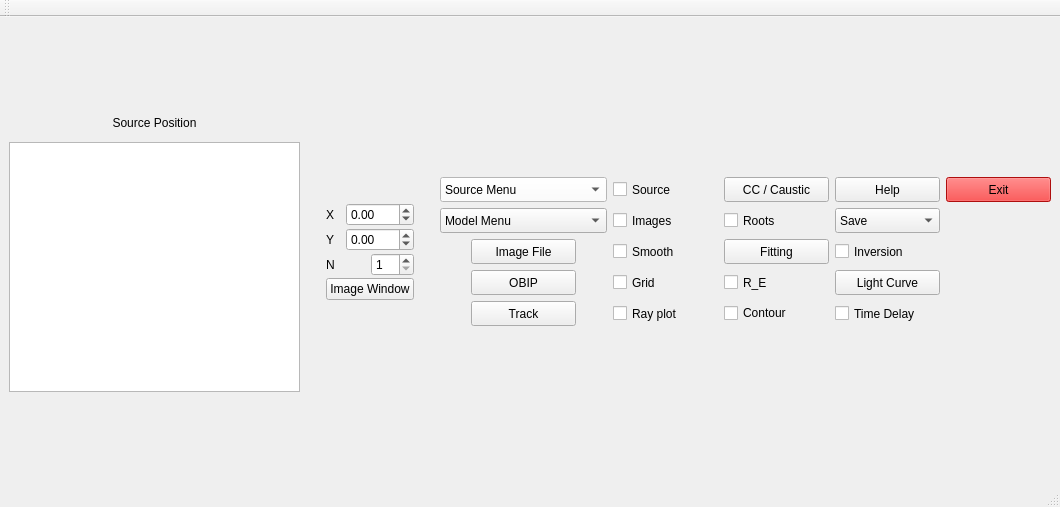
<?xml version="1.0" encoding="UTF-8"?>
<ui version="4.0">
 <class>MainWindow</class>
 <widget class="QMainWindow" name="MainWindow">
  <property name="geometry">
   <rect>
    <x>0</x>
    <y>0</y>
    <width>1060</width>
    <height>507</height>
   </rect>
  </property>
  <property name="sizePolicy">
   <sizepolicy hsizetype="Preferred" vsizetype="Preferred">
    <horstretch>0</horstretch>
    <verstretch>0</verstretch>
   </sizepolicy>
  </property>
  <property name="windowTitle">
   <string>GL Control Panel</string>
  </property>
  <widget class="QWidget" name="centralwidget">
   <layout class="QGridLayout" name="gridLayout_2">
    <item row="0" column="0">
     <layout class="QVBoxLayout" name="verticalLayout_2">
      <item>
       <spacer name="verticalSpacer_5">
        <property name="orientation">
         <enum>Qt::Vertical</enum>
        </property>
        <property name="sizeHint" stdset="0">
         <size>
          <width>20</width>
          <height>40</height>
         </size>
        </property>
       </spacer>
      </item>
      <item>
       <widget class="QLabel" name="label_4">
        <property name="sizePolicy">
         <sizepolicy hsizetype="Preferred" vsizetype="Fixed">
          <horstretch>0</horstretch>
          <verstretch>0</verstretch>
         </sizepolicy>
        </property>
        <property name="minimumSize">
         <size>
          <width>0</width>
          <height>25</height>
         </size>
        </property>
        <property name="toolTip">
         <UInt>0</UInt>
        </property>
        <property name="text">
         <string>&lt;html&gt;&lt;head/&gt;&lt;body&gt;&lt;p align=&quot;center&quot;&gt;Source Position&lt;/p&gt;&lt;/body&gt;&lt;/html&gt;</string>
        </property>
       </widget>
      </item>
      <item>
       <widget class="QGraphicsView" name="graphicsView">
        <property name="minimumSize">
         <size>
          <width>250</width>
          <height>250</height>
         </size>
        </property>
        <property name="maximumSize">
         <size>
          <width>350</width>
          <height>350</height>
         </size>
        </property>
       </widget>
      </item>
      <item>
       <spacer name="verticalSpacer_6">
        <property name="orientation">
         <enum>Qt::Vertical</enum>
        </property>
        <property name="sizeHint" stdset="0">
         <size>
          <width>20</width>
          <height>40</height>
         </size>
        </property>
       </spacer>
      </item>
     </layout>
    </item>
    <item row="0" column="1">
     <spacer name="horizontalSpacer_2">
      <property name="orientation">
       <enum>Qt::Horizontal</enum>
      </property>
      <property name="sizeType">
       <enum>QSizePolicy::Fixed</enum>
      </property>
      <property name="sizeHint" stdset="0">
       <size>
        <width>20</width>
        <height>20</height>
       </size>
      </property>
     </spacer>
    </item>
    <item row="0" column="2">
     <layout class="QHBoxLayout" name="horizontalLayout_4">
      <item>
       <layout class="QVBoxLayout" name="verticalLayout">
        <property name="spacing">
         <number>2</number>
        </property>
        <item>
         <spacer name="verticalSpacer_2">
          <property name="orientation">
           <enum>Qt::Vertical</enum>
          </property>
          <property name="sizeHint" stdset="0">
           <size>
            <width>20</width>
            <height>40</height>
           </size>
          </property>
         </spacer>
        </item>
        <item>
         <layout class="QHBoxLayout" name="horizontalLayout">
          <item>
           <widget class="QLabel" name="label">
            <property name="text">
             <string>X</string>
            </property>
           </widget>
          </item>
          <item>
           <widget class="QDoubleSpinBox" name="XSpBox">
            <property name="accelerated">
             <bool>true</bool>
            </property>
            <property name="minimum">
             <double>-999.000000000000000</double>
            </property>
            <property name="maximum">
             <double>999.000000000000000</double>
            </property>
            <property name="singleStep">
             <double>0.010000000000000</double>
            </property>
           </widget>
          </item>
         </layout>
        </item>
        <item>
         <layout class="QHBoxLayout" name="horizontalLayout_2">
          <item>
           <widget class="QLabel" name="label_2">
            <property name="text">
             <string>Y</string>
            </property>
           </widget>
          </item>
          <item>
           <widget class="QDoubleSpinBox" name="YSpBox">
            <property name="accelerated">
             <bool>true</bool>
            </property>
            <property name="minimum">
             <double>-999.000000000000000</double>
            </property>
            <property name="maximum">
             <double>999.000000000000000</double>
            </property>
            <property name="singleStep">
             <double>0.010000000000000</double>
            </property>
           </widget>
          </item>
         </layout>
        </item>
        <item>
         <layout class="QHBoxLayout" name="horizontalLayout_3">
          <item>
           <widget class="QLabel" name="label_3">
            <property name="text">
             <string>N</string>
            </property>
           </widget>
          </item>
          <item>
           <widget class="QSpinBox" name="NSpBox">
            <property name="accelerated">
             <bool>true</bool>
            </property>
            <property name="minimum">
             <number>1</number>
            </property>
            <property name="maximum">
             <number>10</number>
            </property>
           </widget>
          </item>
         </layout>
        </item>
        <item>
         <widget class="QPushButton" name="ImageWindowBtn">
          <property name="sizePolicy">
           <sizepolicy hsizetype="Fixed" vsizetype="Fixed">
            <horstretch>0</horstretch>
            <verstretch>0</verstretch>
           </sizepolicy>
          </property>
          <property name="text">
           <string>Image Window</string>
          </property>
         </widget>
        </item>
        <item>
         <spacer name="verticalSpacer">
          <property name="orientation">
           <enum>Qt::Vertical</enum>
          </property>
          <property name="sizeHint" stdset="0">
           <size>
            <width>20</width>
            <height>40</height>
           </size>
          </property>
         </spacer>
        </item>
       </layout>
      </item>
      <item>
       <spacer name="horizontalSpacer">
        <property name="orientation">
         <enum>Qt::Horizontal</enum>
        </property>
        <property name="sizeType">
         <enum>QSizePolicy::Fixed</enum>
        </property>
        <property name="sizeHint" stdset="0">
         <size>
          <width>20</width>
          <height>20</height>
         </size>
        </property>
       </spacer>
      </item>
      <item>
       <layout class="QGridLayout" name="gridLayout">
        <property name="topMargin">
         <number>25</number>
        </property>
        <property name="bottomMargin">
         <number>25</number>
        </property>
        <property name="spacing">
         <number>6</number>
        </property>
        <item row="5" column="2">
         <widget class="QCheckBox" name="ContourChkBtn">
          <property name="text">
           <string>Contour</string>
          </property>
         </widget>
        </item>
        <item row="1" column="2">
         <widget class="QPushButton" name="CausticBtn">
          <property name="sizePolicy">
           <sizepolicy hsizetype="Fixed" vsizetype="Fixed">
            <horstretch>0</horstretch>
            <verstretch>0</verstretch>
           </sizepolicy>
          </property>
          <property name="minimumSize">
           <size>
            <width>105</width>
            <height>25</height>
           </size>
          </property>
          <property name="text">
           <string>CC / Caustic</string>
          </property>
         </widget>
        </item>
        <item row="4" column="1">
         <widget class="QCheckBox" name="GridChkBtn">
          <property name="sizePolicy">
           <sizepolicy hsizetype="Fixed" vsizetype="Fixed">
            <horstretch>0</horstretch>
            <verstretch>0</verstretch>
           </sizepolicy>
          </property>
          <property name="minimumSize">
           <size>
            <width>105</width>
            <height>25</height>
           </size>
          </property>
          <property name="text">
           <string>Grid</string>
          </property>
         </widget>
        </item>
        <item row="4" column="3">
         <widget class="QPushButton" name="LightCurveBtn">
          <property name="sizePolicy">
           <sizepolicy hsizetype="Fixed" vsizetype="Fixed">
            <horstretch>0</horstretch>
            <verstretch>0</verstretch>
           </sizepolicy>
          </property>
          <property name="minimumSize">
           <size>
            <width>105</width>
            <height>25</height>
           </size>
          </property>
          <property name="text">
           <string>Light Curve</string>
          </property>
         </widget>
        </item>
        <item row="4" column="2">
         <widget class="QCheckBox" name="R_EChkBtn">
          <property name="sizePolicy">
           <sizepolicy hsizetype="Fixed" vsizetype="Fixed">
            <horstretch>0</horstretch>
            <verstretch>0</verstretch>
           </sizepolicy>
          </property>
          <property name="minimumSize">
           <size>
            <width>105</width>
            <height>25</height>
           </size>
          </property>
          <property name="text">
           <string>R_E</string>
          </property>
         </widget>
        </item>
        <item row="2" column="0">
         <widget class="QComboBox" name="ModelMenuCmBox">
          <property name="sizePolicy">
           <sizepolicy hsizetype="Fixed" vsizetype="Fixed">
            <horstretch>0</horstretch>
            <verstretch>0</verstretch>
           </sizepolicy>
          </property>
          <property name="minimumSize">
           <size>
            <width>167</width>
            <height>25</height>
           </size>
          </property>
          <property name="layoutDirection">
           <enum>Qt::LeftToRight</enum>
          </property>
          <property name="placeholderText">
           <string/>
          </property>
          <item>
           <property name="text">
            <string>Model Menu</string>
           </property>
          </item>
          <item>
           <property name="text">
            <string>Chang-Refsdal</string>
           </property>
          </item>
          <item>
           <property name="text">
            <string>SIS</string>
           </property>
          </item>
          <item>
           <property name="text">
            <string>NIS</string>
           </property>
          </item>
          <item>
           <property name="text">
            <string>Transparent Sphere</string>
           </property>
          </item>
          <item>
           <property name="text">
            <string>Elliptic Model</string>
           </property>
          </item>
          <item>
           <property name="text">
            <string>King Model</string>
           </property>
          </item>
          <item>
           <property name="text">
            <string>Truncated King</string>
           </property>
          </item>
          <item>
           <property name="text">
            <string>Hubble Model</string>
           </property>
          </item>
          <item>
           <property name="text">
            <string>De Vancouleur</string>
           </property>
          </item>
          <item>
           <property name="text">
            <string>Spiral Model</string>
           </property>
          </item>
          <item>
           <property name="text">
            <string>Multipole Model</string>
           </property>
          </item>
          <item>
           <property name="text">
            <string>Rotation Lens</string>
           </property>
          </item>
          <item>
           <property name="text">
            <string>Double Plane Model</string>
           </property>
          </item>
          <item>
           <property name="text">
            <string>Uniform Ring</string>
           </property>
          </item>
          <item>
           <property name="text">
            <string>Second Order</string>
           </property>
          </item>
          <item>
           <property name="text">
            <string>Elliptic SIS</string>
           </property>
          </item>
          <item>
           <property name="text">
            <string>Elliptic King</string>
           </property>
          </item>
          <item>
           <property name="text">
            <string>Elliptic Hubble</string>
           </property>
          </item>
          <item>
           <property name="text">
            <string>Elliptic NIS</string>
           </property>
          </item>
          <item>
           <property name="text">
            <string>Elliptic Plummer</string>
           </property>
          </item>
          <item>
           <property name="text">
            <string>Kassiola-Kovner</string>
           </property>
          </item>
          <item>
           <property name="text">
            <string>NFW</string>
           </property>
          </item>
          <item>
           <property name="text">
            <string>Barkana</string>
           </property>
          </item>
         </widget>
        </item>
        <item row="1" column="3">
         <widget class="QPushButton" name="HelpBtn">
          <property name="sizePolicy">
           <sizepolicy hsizetype="Fixed" vsizetype="Fixed">
            <horstretch>0</horstretch>
            <verstretch>0</verstretch>
           </sizepolicy>
          </property>
          <property name="minimumSize">
           <size>
            <width>105</width>
            <height>25</height>
           </size>
          </property>
          <property name="text">
           <string>Help</string>
          </property>
         </widget>
        </item>
        <item row="2" column="2">
         <widget class="QCheckBox" name="RootsChkBtn">
          <property name="sizePolicy">
           <sizepolicy hsizetype="Fixed" vsizetype="Fixed">
            <horstretch>0</horstretch>
            <verstretch>0</verstretch>
           </sizepolicy>
          </property>
          <property name="minimumSize">
           <size>
            <width>105</width>
            <height>25</height>
           </size>
          </property>
          <property name="text">
           <string>Roots</string>
          </property>
         </widget>
        </item>
        <item row="1" column="1">
         <widget class="QCheckBox" name="SourceChkBtn">
          <property name="sizePolicy">
           <sizepolicy hsizetype="Fixed" vsizetype="Fixed">
            <horstretch>0</horstretch>
            <verstretch>0</verstretch>
           </sizepolicy>
          </property>
          <property name="minimumSize">
           <size>
            <width>105</width>
            <height>25</height>
           </size>
          </property>
          <property name="text">
           <string>Source</string>
          </property>
         </widget>
        </item>
        <item row="3" column="0" alignment="Qt::AlignHCenter">
         <widget class="QPushButton" name="ImageFileBtn">
          <property name="sizePolicy">
           <sizepolicy hsizetype="Fixed" vsizetype="Fixed">
            <horstretch>0</horstretch>
            <verstretch>0</verstretch>
           </sizepolicy>
          </property>
          <property name="minimumSize">
           <size>
            <width>105</width>
            <height>25</height>
           </size>
          </property>
          <property name="layoutDirection">
           <enum>Qt::LeftToRight</enum>
          </property>
          <property name="text">
           <string>Image File</string>
          </property>
         </widget>
        </item>
        <item row="5" column="1">
         <widget class="QCheckBox" name="RayPlotChkBtn">
          <property name="sizePolicy">
           <sizepolicy hsizetype="Fixed" vsizetype="Fixed">
            <horstretch>0</horstretch>
            <verstretch>0</verstretch>
           </sizepolicy>
          </property>
          <property name="minimumSize">
           <size>
            <width>105</width>
            <height>25</height>
           </size>
          </property>
          <property name="text">
           <string>Ray plot</string>
          </property>
         </widget>
        </item>
        <item row="3" column="1">
         <widget class="QCheckBox" name="SmoothChkBtn">
          <property name="sizePolicy">
           <sizepolicy hsizetype="Fixed" vsizetype="Fixed">
            <horstretch>0</horstretch>
            <verstretch>0</verstretch>
           </sizepolicy>
          </property>
          <property name="minimumSize">
           <size>
            <width>105</width>
            <height>25</height>
           </size>
          </property>
          <property name="text">
           <string>Smooth</string>
          </property>
         </widget>
        </item>
        <item row="3" column="2">
         <widget class="QPushButton" name="FittingBtn">
          <property name="sizePolicy">
           <sizepolicy hsizetype="Fixed" vsizetype="Fixed">
            <horstretch>0</horstretch>
            <verstretch>0</verstretch>
           </sizepolicy>
          </property>
          <property name="minimumSize">
           <size>
            <width>105</width>
            <height>25</height>
           </size>
          </property>
          <property name="text">
           <string>Fitting</string>
          </property>
         </widget>
        </item>
        <item row="1" column="0">
         <widget class="QComboBox" name="SourceMenuCmBox">
          <property name="sizePolicy">
           <sizepolicy hsizetype="Fixed" vsizetype="Fixed">
            <horstretch>0</horstretch>
            <verstretch>0</verstretch>
           </sizepolicy>
          </property>
          <property name="minimumSize">
           <size>
            <width>167</width>
            <height>25</height>
           </size>
          </property>
          <property name="maximumSize">
           <size>
            <width>200</width>
            <height>16777215</height>
           </size>
          </property>
          <property name="styleSheet">
           <string notr="true">color: rgb(0, 0, 0);
background-color: rgb(255, 255, 255);</string>
          </property>
          <property name="maxVisibleItems">
           <number>20</number>
          </property>
          <property name="sizeAdjustPolicy">
           <enum>QComboBox::AdjustToContents</enum>
          </property>
          <property name="placeholderText">
           <string/>
          </property>
          <item>
           <property name="text">
            <string>Source Menu</string>
           </property>
          </item>
          <item>
           <property name="text">
            <string>Filled Circle</string>
           </property>
          </item>
          <item>
           <property name="text">
            <string>Colour. Rings</string>
           </property>
          </item>
          <item>
           <property name="text">
            <string>Image File</string>
           </property>
          </item>
         </widget>
        </item>
        <item row="2" column="3">
         <widget class="QComboBox" name="SaveCmBox">
          <property name="sizePolicy">
           <sizepolicy hsizetype="Fixed" vsizetype="Fixed">
            <horstretch>0</horstretch>
            <verstretch>0</verstretch>
           </sizepolicy>
          </property>
          <property name="minimumSize">
           <size>
            <width>105</width>
            <height>25</height>
           </size>
          </property>
          <item>
           <property name="text">
            <string>Save</string>
           </property>
          </item>
          <item>
           <property name="text">
            <string>xview</string>
           </property>
          </item>
         </widget>
        </item>
        <item row="0" column="2">
         <spacer name="verticalSpacer_3">
          <property name="orientation">
           <enum>Qt::Vertical</enum>
          </property>
          <property name="sizeHint" stdset="0">
           <size>
            <width>20</width>
            <height>40</height>
           </size>
          </property>
         </spacer>
        </item>
        <item row="1" column="4">
         <widget class="QPushButton" name="ExitBtn">
          <property name="sizePolicy">
           <sizepolicy hsizetype="Fixed" vsizetype="Fixed">
            <horstretch>0</horstretch>
            <verstretch>0</verstretch>
           </sizepolicy>
          </property>
          <property name="minimumSize">
           <size>
            <width>105</width>
            <height>25</height>
           </size>
          </property>
          <property name="styleSheet">
           <string notr="true">color: rgb(0, 0, 0);
background-color: rgb(243, 19, 19);</string>
          </property>
          <property name="text">
           <string>Exit</string>
          </property>
         </widget>
        </item>
        <item row="5" column="3">
         <widget class="QCheckBox" name="TimeDelayChkBtn">
          <property name="sizePolicy">
           <sizepolicy hsizetype="Fixed" vsizetype="Fixed">
            <horstretch>0</horstretch>
            <verstretch>0</verstretch>
           </sizepolicy>
          </property>
          <property name="minimumSize">
           <size>
            <width>105</width>
            <height>25</height>
           </size>
          </property>
          <property name="text">
           <string>Time Delay</string>
          </property>
         </widget>
        </item>
        <item row="2" column="1">
         <widget class="QCheckBox" name="ImagesChkBtn">
          <property name="sizePolicy">
           <sizepolicy hsizetype="Fixed" vsizetype="Fixed">
            <horstretch>0</horstretch>
            <verstretch>0</verstretch>
           </sizepolicy>
          </property>
          <property name="minimumSize">
           <size>
            <width>105</width>
            <height>25</height>
           </size>
          </property>
          <property name="text">
           <string>Images</string>
          </property>
         </widget>
        </item>
        <item row="4" column="0" alignment="Qt::AlignHCenter">
         <widget class="QPushButton" name="OBIPBtn">
          <property name="sizePolicy">
           <sizepolicy hsizetype="Fixed" vsizetype="Fixed">
            <horstretch>0</horstretch>
            <verstretch>0</verstretch>
           </sizepolicy>
          </property>
          <property name="minimumSize">
           <size>
            <width>105</width>
            <height>25</height>
           </size>
          </property>
          <property name="text">
           <string>OBIP</string>
          </property>
         </widget>
        </item>
        <item row="5" column="0" alignment="Qt::AlignHCenter">
         <widget class="QPushButton" name="TrackBtn">
          <property name="sizePolicy">
           <sizepolicy hsizetype="Fixed" vsizetype="Fixed">
            <horstretch>0</horstretch>
            <verstretch>0</verstretch>
           </sizepolicy>
          </property>
          <property name="minimumSize">
           <size>
            <width>105</width>
            <height>25</height>
           </size>
          </property>
          <property name="text">
           <string>Track</string>
          </property>
         </widget>
        </item>
        <item row="3" column="3">
         <widget class="QCheckBox" name="InversionChkBtn">
          <property name="sizePolicy">
           <sizepolicy hsizetype="Fixed" vsizetype="Fixed">
            <horstretch>0</horstretch>
            <verstretch>0</verstretch>
           </sizepolicy>
          </property>
          <property name="minimumSize">
           <size>
            <width>105</width>
            <height>25</height>
           </size>
          </property>
          <property name="text">
           <string>Inversion</string>
          </property>
         </widget>
        </item>
        <item row="6" column="2">
         <spacer name="verticalSpacer_4">
          <property name="orientation">
           <enum>Qt::Vertical</enum>
          </property>
          <property name="sizeHint" stdset="0">
           <size>
            <width>20</width>
            <height>40</height>
           </size>
          </property>
         </spacer>
        </item>
       </layout>
      </item>
     </layout>
    </item>
   </layout>
  </widget>
  <widget class="QMenuBar" name="menubar">
   <property name="geometry">
    <rect>
     <x>0</x>
     <y>0</y>
     <width>1060</width>
     <height>22</height>
    </rect>
   </property>
  </widget>
  <widget class="QStatusBar" name="statusbar"/>
  <widget class="QToolBar" name="toolBar">
   <property name="windowTitle">
    <string>toolBar</string>
   </property>
   <attribute name="toolBarArea">
    <enum>TopToolBarArea</enum>
   </attribute>
   <attribute name="toolBarBreak">
    <bool>false</bool>
   </attribute>
  </widget>
 </widget>
 <resources/>
 <connections/>
</ui>
